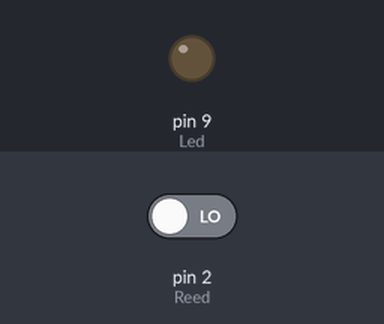
This sketch was run on a simulated Arduino Uno, built with avr-gcc and run on an emulated ATmega328P. Shown: output pins drawn as LEDs (lit = HIGH). Inputs (shaded band) come from the test bench; at power-on: pin 2 (Reed) LOW.

Above: at 1.2 s.
1.3 s: pin 2 (Reed) driven HIGH
At 2.0 s:
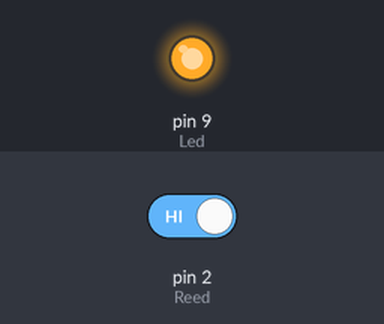
2.8 s: pin 2 (Reed) driven LOW
At 3.1 s:
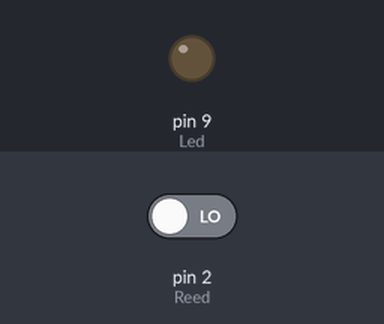
Timing chart, 0 to 5.8 s (numbered marks = the images above; inputs shaded):
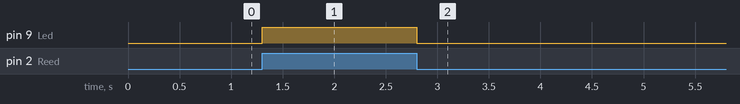

The sketch:

girl2.ino
```cpp
int Reed = 2;
int Led = 9;

void setup()
{
  pinMode(Reed, INPUT);
  pinMode(Led, OUTPUT);
  digitalWrite(Reed,LOW);
  digitalWrite(Led, LOW);
  Serial.begin(9600);

}

void loop()
{
  if (digitalRead(Reed) == HIGH)
  {
    digitalWrite(Led, HIGH);
  }
  else
  {
    digitalWrite(Led, LOW);
  }
  delay(100);
}
```

Measured:
- after the input at 1.3 s, pin 9 (Led): LOW → HIGH at once
- after the input at 2.8 s, pin 9 (Led): HIGH → LOW at once
